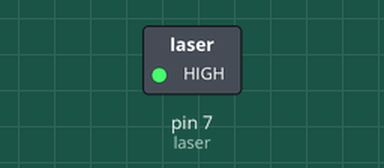
Bench run of a sketch on a simulated Arduino Uno, built with avr-gcc and run on an emulated ATmega328P. Parts: switched loads named in the sketch (green lamp = pin HIGH). Dashed ring = blinking.

Above: at 0.5 s.
Timing chart, 0 to 4.6 s (numbered marks = the images above):
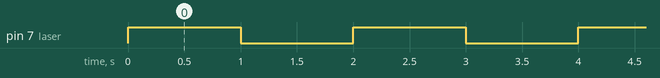

The sketch:

Laser_Only.ino
```cpp
#define laser 7
void setup () {
  pinMode(laser, OUTPUT);
}

void loop () {
  digitalWrite (laser, HIGH);
  delay(1000);
  digitalWrite (laser, LOW);
  delay(1000);
}
```

Measured:
- by itself, pin 7 (laser): alternates HIGH for 1.0 s and LOW for 1.0 s
